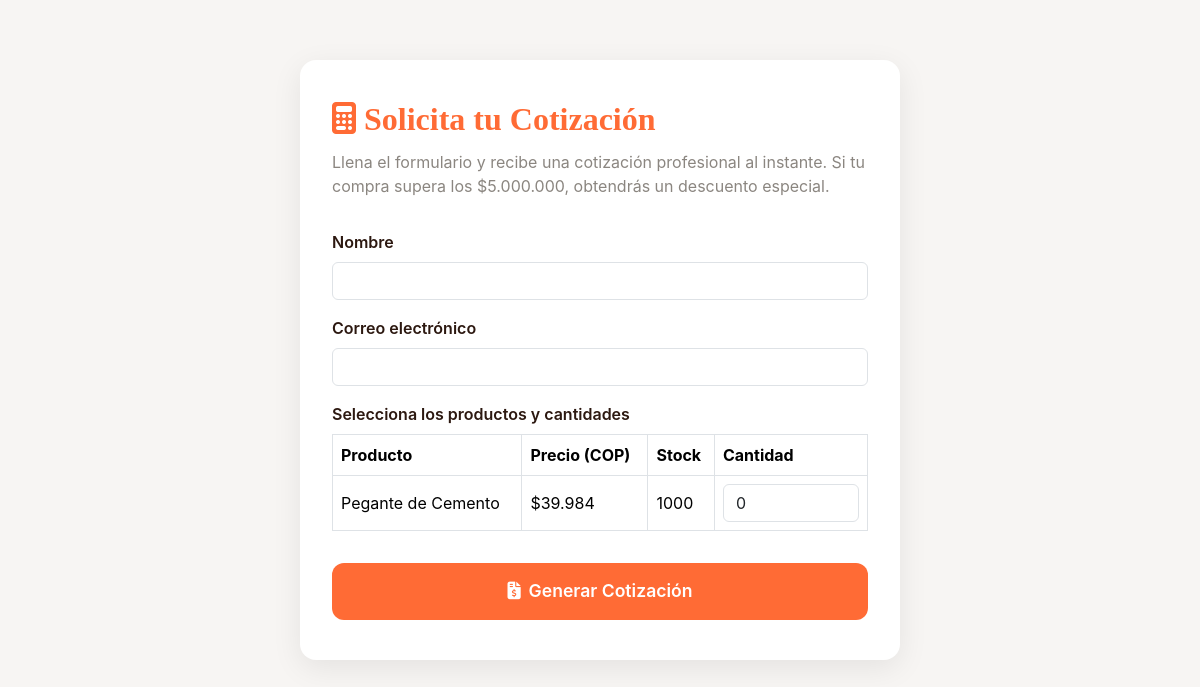
Screenshot of /cotizar/ with the database file from the repository.
### app/models/productos.py (models this page shows, shortened)
class Producto(db.Model):
    id = db.Column(db.Integer, primary_key=True)
    nombre = db.Column(db.String(100), nullable=False)
    descripcion = db.Column(db.String(255), nullable=False)
    categoria = db.Column(db.String(50), nullable=False)
    precio = db.Column(db.Float, nullable=False)
    imagen = db.Column(db.String(255))
    presentacion = db.Column(db.String(100))
    marca = db.Column(db.String(100))
    destacado = db.Column(db.Boolean, default=False)
    stock = db.Column(db.Integer, nullable=False, default=0)  # Nuevo campo para el stock

### app/routes/cotizar.py (the view, shortened to what this page needs)
@bp.route('/', methods=['GET', 'POST'])
def cotizar():
    from app.models.productos import Producto
    productos = Producto.query.filter(Producto.stock > 0).all()
    cotizacion = None
    return render_template('cotizar.html', cotizacion=session.get('cotizacion'), productos=productos)

### app/templates/cotizar.html (shortened to what this page needs)
<!DOCTYPE html>
<html lang="es">
<head>
    <link href="https://cdn.jsdelivr.net/npm/bootstrap@5.3.2/dist/css/bootstrap.min.css" rel="stylesheet">
    <link rel="stylesheet" href="https://cdnjs.cloudflare.com/ajax/libs/font-awesome/6.4.0/css/all.min.css">
</head>
<body>
    <div class="cotizar-container">
        <h1 class="cotizar-title"><i class="fas fa-calculator me-2"></i>Solicita tu Cotización</h1>
        <p class="cotizar-subtitle">Llena el formulario y recibe una cotización profesional al instante. Si tu compra supera los $5.000.000, obtendrás un descuento especial.</p>
        <form method="post">
            <div class="mb-3">
                <label for="nombre" class="form-label">Nombre</label>
                <input type="text" class="form-control" id="nombre" name="nombre" required>
            </div>
            <div class="mb-3">
                <label for="correo" class="form-label">Correo electrónico</label>
                <input type="email" class="form-control" id="correo" name="correo" required>
            </div>
            <div class="mb-3">
                <label class="form-label">Selecciona los productos y cantidades</label>
                <div class="table-responsive">
                    <table class="table table-bordered align-middle">
                        <thead>
                            <tr>
                                <th>Producto</th>
                                <th>Precio (COP)</th>
                                <th>Stock</th>
                                <th>Cantidad</th>
                            </tr>
                        </thead>
                        <tbody>
                        {% for producto in productos %}
                        <tr>
                            <td>{{ producto.nombre }}</td>
                            <td>${{ producto.precio|int|comma }}</td>
                            <td>{{ producto.stock }}</td>
                            <td>
                                <input type="number" min="0" max="{{ producto.stock }}" name="cantidad_{{ producto.id }}" class="form-control" value="0">
                            </td>
                        </tr>
                        {% endfor %}
                        </tbody>
                    </table>
                </div>
            </div>
            <button type="submit" class="btn btn-cotizar w-100"><i class="fas fa-file-invoice-dollar me-2"></i>Generar Cotización</button>
        </form>
    </div>
</body>
</html>

### app/templates/cotizar.html (style rules this page uses)
body { background: #f7f5f3; font-family: 'Inter', sans-serif; }
.cotizar-container { max-width: 600px; margin: 60px auto; background: #fff; border-radius: 16px; box-shadow: 0 8px 30px rgba(0,0,0,0.08); padding: 40px 32px; }
.cotizar-title { font-family: 'Playfair Display', serif; font-size: 2rem; font-weight: 700; color: #FF6B35; margin-bottom: 12px; }
.cotizar-subtitle { color: #8B8680; margin-bottom: 32px; }
.form-label { font-weight: 600; color: #2C1810; }
.btn-cotizar { background: #FF6B35; color: #fff; font-weight: 600; border-radius: 12px; padding: 14px 0; font-size: 1.1rem; }

### rows the page displays
Producto: nombre "Pegante de Cemento", precio|comma "39.984", stock "1000"
